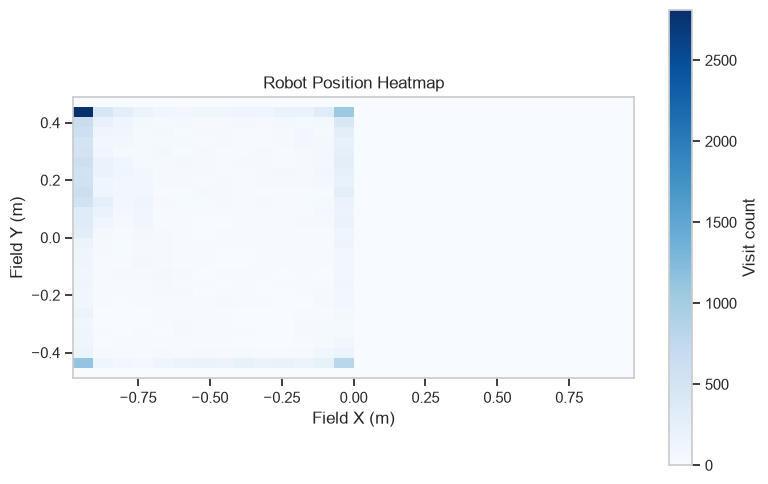
#> input picture Orion Vision/Robot_Position_Heatmap.png, 768 x 484 px
$ python -i correction.py   (imports and definitions only)   (older library calls are emulated)
#> lines starting #> are read from the running program, lines starting #| are printed output that depends on the picture; after the words box and inside, x2 and y2 are one past the last pixel; in counts of white or black regions, pixels touching at a corner belong together
### Orion Vision/ROI_voorbeeld/Main_code/result.py
"""
Gestandaardiseerd resultaat object voor elke pipeline stap.
Zo kun je in main.py altijd op dezelfde manier controleren
of een stap gelukt is.
"""

from dataclasses import dataclass, field
from typing import Any, Optional


@dataclass
class StepResult:
    """
    Resultaat van één pipeline stap.

    Gebruik:
        result = StepResult.ok(data=camera)
        result = StepResult.fail("Camera niet gevonden: ...")

        if result:          # True als success
            ...
        print(result)       # Toont status + bericht
    """

    success:  bool
    message:  str
    data:     Any = field(default=None, repr=False)
    details:  Optional[str] = None   # Technische details voor debug

    # ── Constructors ─────────────────────────────────────────

    @classmethod
    def ok(cls, message: str = "OK", data: Any = None) -> "StepResult":
        return cls(success=True, message=message, data=data)

    @classmethod
    def fail(cls, message: str, details: Optional[str] = None) -> "StepResult":
        return cls(success=False, message=message, details=details)

    # ── Helpers ──────────────────────────────────────────────

    def __bool__(self) -> bool:
        return self.success

    # [6 lines left out: function __str__, not called in this run]

### Orion Vision/ROI_voorbeeld/Main_code/components/correction.py
"""
Fisheye correctie pipeline stap.

Twee modi:
    Automatisch  - optimaliseer k1/k2 via ellips detectie (langzaam, eenmalig)
    Handmatig    - gebruik slider waarden (instant)

Na calibratie/update is correct() O(n_pixels) via cv2.remap().
Dit is de snelste mogelijke CPU methode.

Snelheidsoverzicht:
    cv2.remap()     ~ 1-3 ms voor 800x550    ← wij gebruiken dit
    cv2.undistort() ~ 5-10 ms                ← was langzamer
    GPU (CUDA)      ~ 0.1-0.3 ms             ← mogelijk later
"""

import sys
from pathlib import Path

if __package__ in (None, ""):
    project_root = Path(__file__).resolve().parents[1]
    if str(project_root) not in sys.path:
        sys.path.insert(0, str(project_root))

import numpy as np
import cv2
from scipy.optimize import minimize

from settings.config import K1_START, K2_START
from result import StepResult


class FisheyeCorrector:
    """
    Beheert fisheye correctie via remap tabellen.

    Attributen die voor main.py interessant zijn:
        corrector.k1          huidige k1 waarde
        corrector.k2          huidige k2 waarde
        corrector.calibrated  is er een geldige correctie actief?
    """

    def __init__(self):
        self.k1: float = K1_START
        self.k2: float = K2_START
        self.calibrated: bool = False

        # Intern
        self._camera_matrix     = None
        self._dist_coeffs       = None
        self._new_camera_matrix = None
        self._map1              = None
        self._map2              = None
        self._img_size          = None

    # ── Remap tabellen bouwen ────────────────────────────────

    def _build_maps(self, w: int, h: int, k1: float, k2: float) -> None:
        """
        Bouw remap-tabellen voor gegeven parameters.
        Wordt aangeroepen bij elke k1/k2 wijziging.

        Tijdsduur: ~10-50 ms (eenmalig per wijziging)
        Daarna is correct() slechts ~1-3 ms per frame.
        """
        fx = fy = w * 0.9
        cx, cy = w / 2, h / 2

        self._camera_matrix = np.array(
            [[fx,  0, cx],
             [ 0, fy, cy],
             [ 0,  0,  1]],
            dtype=np.float64
        )
        self._dist_coeffs = np.array(
            [k1, k2, 0.0, 0.0, 0.0],
            dtype=np.float64
        )
        self._new_camera_matrix, _ = cv2.getOptimalNewCameraMatrix(
            self._camera_matrix,
            self._dist_coeffs,
            (w, h), 1, (w, h)
        )
        self._map1, self._map2 = cv2.initUndistortRectifyMap(
            self._camera_matrix,
            self._dist_coeffs,
            None,
            self._new_camera_matrix,
            (w, h),
            cv2.CV_16SC2   # Integer lookup tabel = snelst
        )
        self._img_size = (w, h)

    # ── Publieke update methode ──────────────────────────────

    # [18 lines left out: function update, not called in this run]

    # ── Automatische kalibratie ──────────────────────────────

    def calibrate(self, frame: np.ndarray) -> StepResult:
        """
        Bepaal automatisch optimale k1/k2 via ellips detectie.

        Tijdsduur: 5-30 seconden (eenmalig).
        Daarna is correct() snel.
        """
        h, w = frame.shape[:2]

        print("\n[CORRECTIE] Ellipsen zoeken...")
        ellipses = self._detect_ellipses(frame)
        print(f"[CORRECTIE] {len(ellipses)} ellips(en) gevonden.")

        if len(ellipses) < 2:
            return StepResult.fail(
                message="Automatische kalibratie mislukt: te weinig ellipsen.",
                details=(
                    "Zorg dat de cirkels op het speelveld goed zichtbaar zijn.\n"
                    "Gebruik handmatige modus [S] als alternatief."
                )
            )

        for i, e in enumerate(ellipses):
            cx, cy = e['center']
            a, b   = e['axes']
            r      = e['roundness']
            print(
                f"  Ellips {i+1}: "
                f"centrum=({cx:.0f},{cy:.0f}), "
                f"assen=({a:.0f},{b:.0f}), "
                f"ronding={r:.3f}"
            )

        print("[CORRECTIE] Optimaliseren (kan 10-30 sec duren)...")

        result = minimize(
            self._score,
            x0=[self.k1, self.k2],
            args=(frame,),
            method='Nelder-Mead',
            options={'xatol': 1e-4, 'fatol': 1e-5, 'maxiter': 300}
        )

        k1_opt, k2_opt = result.x

        # Bouw remap tabellen met gevonden waarden
        self._build_maps(w, h, k1_opt, k2_opt)
        self.k1 = k1_opt
        self.k2 = k2_opt
        self.calibrated = True

        return StepResult.ok(
            message=(
                f"Automatische kalibratie geslaagd: "
                f"k1={k1_opt:.5f}, k2={k2_opt:.5f} "
                f"(score={result.fun:.5f})"
            ),
            data={'k1': k1_opt, 'k2': k2_opt, 'score': result.fun}
        )

    def reset(self, frame_size: tuple) -> StepResult:
        """Zet correctie op nul (geen distortie)."""
        return self.update(0.0, 0.0, frame_size)

    # ── Correctie toepassen (per frame, moet snel zijn) ──────

    # [16 lines left out: function correct, not called in this run]

    # ── Ellips detectie (intern) ─────────────────────────────

    def _detect_ellipses(self, frame: np.ndarray) -> list:
        gray    = cv2.cvtColor(frame, cv2.COLOR_BGR2GRAY)
        gray    = cv2.equalizeHist(gray)
        blurred = cv2.GaussianBlur(gray, (7, 7), 2)
        edges   = cv2.Canny(blurred, 20, 80)
        kernel  = cv2.getStructuringElement(cv2.MORPH_ELLIPSE, (3, 3))
        edges   = cv2.morphologyEx(edges, cv2.MORPH_CLOSE, kernel)

        contours, _ = cv2.findContours(
            edges, cv2.RETR_LIST, cv2.CHAIN_APPROX_NONE
        )

        ellipses = []
        h, w = frame.shape[:2]
        margin = 20

        for cnt in contours:
            if len(cnt) < 5:
                continue

            area = cv2.contourArea(cnt)
            if not (500 < area < 60000):
                continue

            ellipse        = cv2.fitEllipse(cnt)
            (cx, cy), (a, b), _ = ellipse

            if cx < margin or cx > w - margin:
                continue
            if cy < margin or cy > h - margin:
                continue
            if max(a, b) == 0:
                continue

            roundness = min(a, b) / max(a, b)
            if not (0.35 < roundness < 0.98):
                continue

            ellipses.append({
                'ellipse':   ellipse,
                'center':    (cx, cy),
                'axes':      (a, b),
                'roundness': roundness,
                'area':      area
            })

        ellipses.sort(key=lambda e: e['area'], reverse=True)
        return ellipses

    def _score(self, params: list, frame: np.ndarray) -> float:
        """Doelfunctie: lagere score = ronder na correctie."""
        k1, k2 = params
        h, w = frame.shape[:2]

        fx = fy = w * 0.9
        cx, cy = w / 2, h / 2
        cam_mat = np.array(
            [[fx,  0, cx],
             [ 0, fy, cy],
             [ 0,  0,  1]],
            dtype=np.float64
        )
        dist = np.array([k1, k2, 0.0, 0.0, 0.0], dtype=np.float64)
        new_mat, _ = cv2.getOptimalNewCameraMatrix(
            cam_mat, dist, (w, h), 1, (w, h)
        )
        corrected = cv2.undistort(frame, cam_mat, dist, None, new_mat)
        ellipses  = self._detect_ellipses(corrected)

        if len(ellipses) < 2:
            return 10.0

        return float(np.mean([(1.0 - e['roundness'])**2 for e in ellipses]))

    # ── Debug ────────────────────────────────────────────────

    # [18 lines left out: function draw_ellipses, not called in this run]

>>> import cv2
>>> picture = cv2.imread('../../../Robot_Position_Heatmap.png')
#> picture is the input picture: shape (484, 768, 3); mean B, G, R 250.7, 247.6, 244.3
>>> result = FisheyeCorrector().calibrate(picture)
#> in _detect_ellipses, `blurred = cv2.GaussianBlur(gray, (7, 7), 2)`:
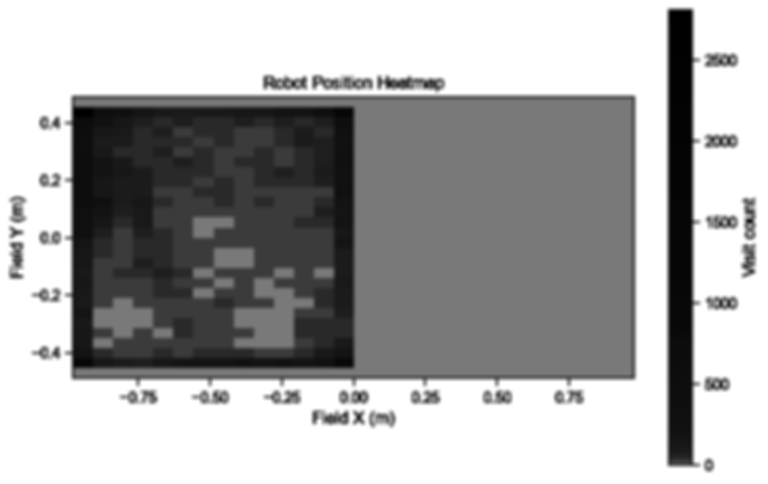
#> blurred: shape (484, 768); min 0, max 255, mean 171
#> in _detect_ellipses, `edges   = cv2.morphologyEx(edges, cv2.MORPH_CLOSE, kernel)`:
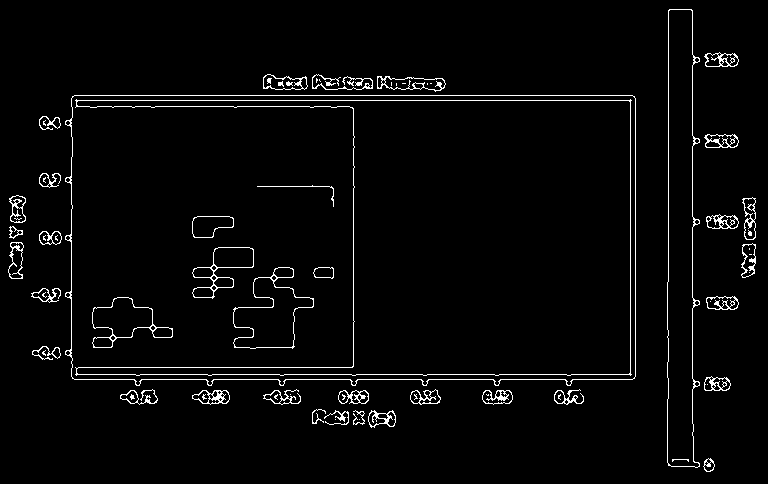
#> edges: shape (484, 768); 3% white in thin lines or dots
#> in _detect_ellipses, `contours, _ = cv2.findContours( edges, cv2.RETR_LIST, cv2.CHAIN_APPROX..`: contours = 193 contours, 83 with area under 20; largest, box (x1, y1, x2, y2) and area: (65, 95, 636, 386) 160502, (70, 95, 636, 386) 160301, (75, 99, 632, 376) 79559, (76, 100, 631, 376) 79540, (667, 9, 700, 468) 11372
#> the loop in _detect_ellipses, `for cnt in contours:` made 193 passes
#> area on passes 1, 5, 8: 56, 105, 46
#> after the loop in _detect_ellipses, `for cnt in contours:`: ellipses = 8 items
#| [CORRECTIE] 8 ellips(en) gevonden.
#> the loop in calibrate, `for i, e in enumerate(ellipses):` made 8 passes
#> (cx, cy, a, b, r) on passes 1 to 8: (271.4, 313.4, 63.59, 85.54, 0.743), (270.2, 316.6, 64.54, 75.89, 0.851), (126.2, 324.2, 49.36, 76.43, 0.646), (122.1, 317.2, 36.66, 58.37, 0.628), (222.1, 269.2, 35.73, 68.88, 0.519), (233.4, 257.1, 22.29, 46.47, 0.48), (209, 225.3, 21.35, 45.15, 0.473), (208.9, 225.3, 21.07, 44.47, 0.474)
#> (printed output is left out)
#> in _detect_ellipses (call 2), `contours, _ = cv2.findContours( edges, cv2.RETR_LIST, cv2.CHAIN_APPROX..`: contours = 142 contours, 54 with area under 20; largest, box (x1, y1, x2, y2) and area: (131, 122, 577, 353) 91512, (135, 125, 577, 352) 90530, (276, 260, 336, 319) 1755, (276, 267, 336, 319) 1645, (246, 246, 293, 283) 509
#> the loop in _detect_ellipses (call 2), `for cnt in contours:` made 142 passes
#> area on passes 2, 3, 6, 7, 8, 9, 10, 11: 117.5, 130.5, 27, 184, 30.5, 167, 200, 292.5
#> in _score, `ellipses  = self._detect_ellipses(corrected)`: ellipses = 3 items
#> in _detect_ellipses (call 3), `contours, _ = cv2.findContours( edges, cv2.RETR_LIST, cv2.CHAIN_APPROX..`: contours = 140 contours, 51 with area under 20; largest, box (x1, y1, x2, y2) and area: (143, 132, 565, 356) 79837, (149, 132, 565, 346) 79589, (586, 55, 639, 424) 8845, (586, 55, 634, 421) 8700, (336, 130, 427, 142) 647
#> in _detect_ellipses (call 4), `contours, _ = cv2.findContours( edges, cv2.RETR_LIST, cv2.CHAIN_APPROX..`: contours = 146 contours, 59 with area under 20; largest, box (x1, y1, x2, y2) and area: (600, 44, 653, 434) 9744, (600, 44, 653, 434) 9632, (275, 260, 336, 320) 1772, (275, 267, 336, 320) 1658, (159, 284, 230, 325) 1184
#> in _detect_ellipses (call 5), `contours, _ = cv2.findContours( edges, cv2.RETR_LIST, cv2.CHAIN_APPROX..`: contours = 153 contours, 66 with area under 20; largest, box (x1, y1, x2, y2) and area: (270, 261, 333, 323) 1950, (270, 268, 333, 323) 1817, (149, 285, 221, 329) 1186, (149, 285, 206, 320) 1144, (238, 246, 287, 286) 818
#> in _detect_ellipses (call 6), `edges   = cv2.morphologyEx(edges, cv2.MORPH_CLOSE, kernel)`:
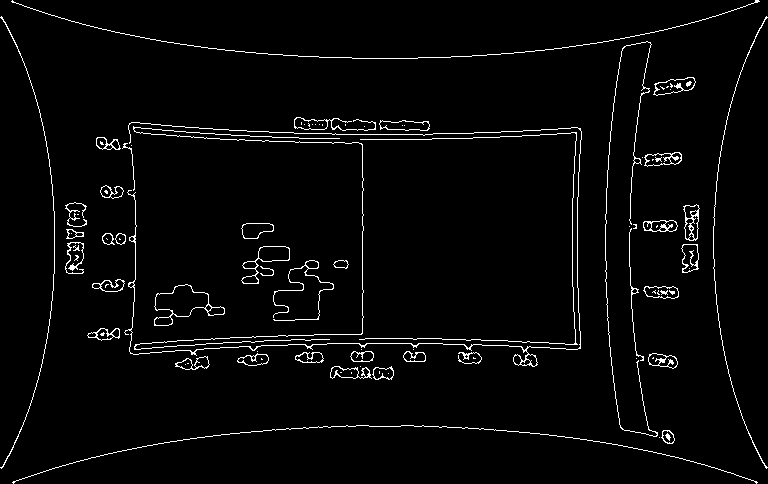
#> edges: shape (484, 768); 3% white in thin lines or dots
#> in _detect_ellipses (call 6), `contours, _ = cv2.findContours( edges, cv2.RETR_LIST, cv2.CHAIN_APPROX..`: contours = 159 contours, 66 with area under 20; largest, box (x1, y1, x2, y2) and area: (154, 284, 225, 326) 1378, (154, 284, 209, 317) 1079, (241, 246, 290, 284) 632, (653, 77, 696, 96) 472, (683, 204, 700, 241) 437
#> the loop in _detect_ellipses (call 6), `for cnt in contours:` made 159 passes
#> area on passes 3, 4, 10: 112, 128, 180
#> after the loop in _detect_ellipses (call 6), `for cnt in contours:`: ellipses = 3 items
#> in _detect_ellipses (call 7), `edges   = cv2.morphologyEx(edges, cv2.MORPH_CLOSE, kernel)`:
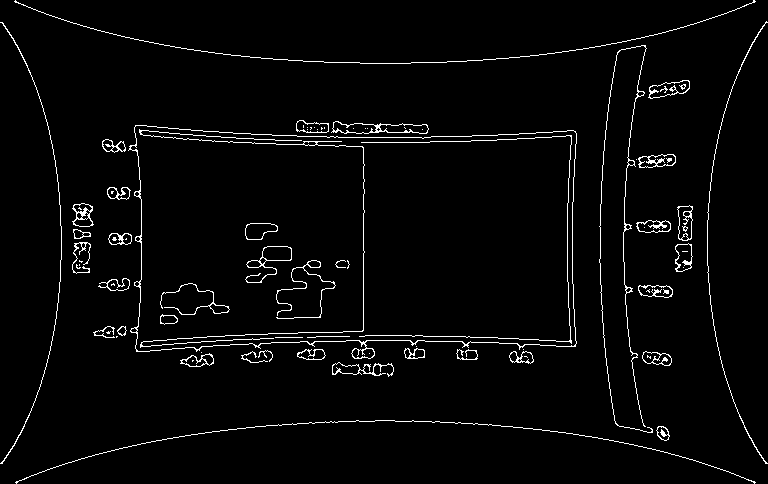
#> edges: shape (484, 768); 3% white in thin lines or dots
#> in _detect_ellipses (call 7), `contours, _ = cv2.findContours( edges, cv2.RETR_LIST, cv2.CHAIN_APPROX..`: contours = 147 contours, 63 with area under 20; largest, box (x1, y1, x2, y2) and area: (128, 125, 577, 359) 91432, (130, 125, 577, 352) 91038, (331, 121, 429, 134) 766, (245, 246, 292, 283) 521, (648, 80, 690, 99) 464
#> the loop in _detect_ellipses (call 7), `for cnt in contours:` made 147 passes
#> area on passes 1, 2, 4, 5, 9, 11, 12, 14: 97.5, 130.5, 209.5, 269.5, 143.5, 75.5, 128.5, 258.5
#> after the loop in _detect_ellipses (call 7), `for cnt in contours:`: ellipses = 1 item
#> in _score (call 7), `corrected = cv2.undistort(frame, cam_mat, dist, None, new_mat)`:
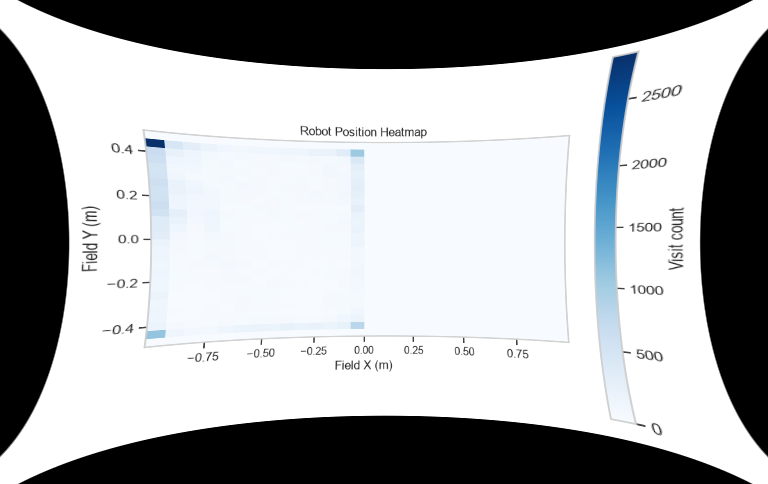
#> corrected: shape (484, 768, 3); mean B, G, R 174.1, 172.2, 170.1
#> in _detect_ellipses (call 8), `blurred = cv2.GaussianBlur(gray, (7, 7), 2)`:
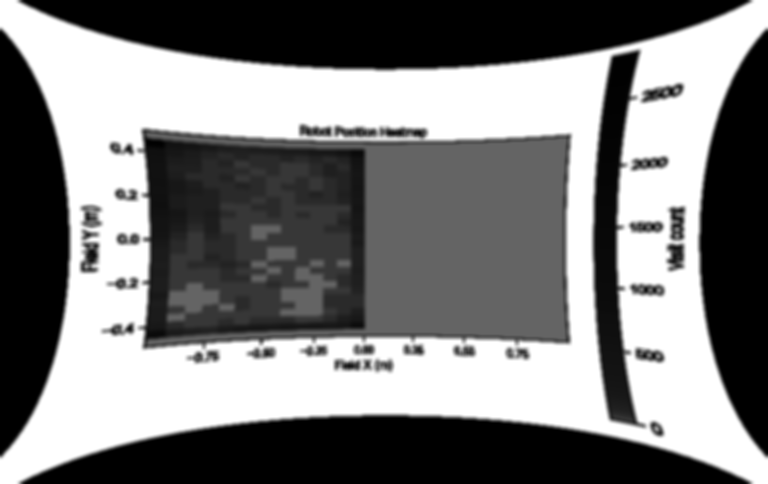
#> blurred: shape (484, 768); min 0, max 255, mean 124.6
#> in _detect_ellipses (call 8), `edges   = cv2.morphologyEx(edges, cv2.MORPH_CLOSE, kernel)`:
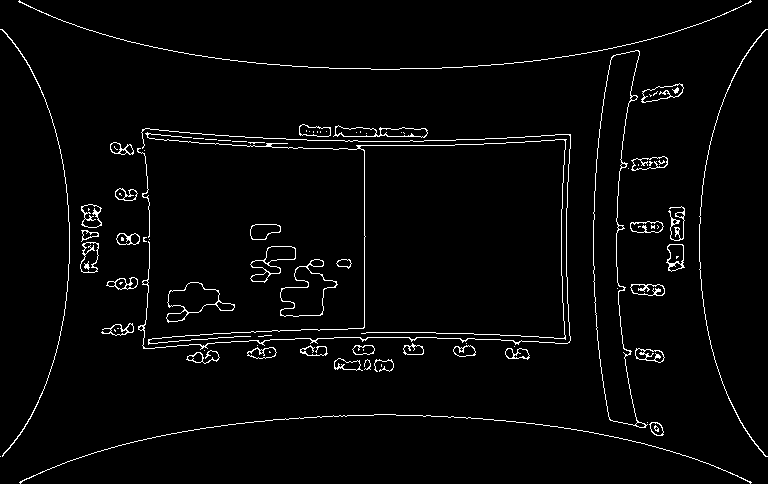
#> edges: shape (484, 768); 2.8% white in thin lines or dots
#> in _detect_ellipses (call 8), `contours, _ = cv2.findContours( edges, cv2.RETR_LIST, cv2.CHAIN_APPROX..`: contours = 149 contours, 62 with area under 20; largest, box (x1, y1, x2, y2) and area: (593, 50, 648, 428) 9280, (593, 50, 640, 426) 9137, (280, 259, 338, 317) 1668, (280, 266, 337, 317) 1548, (166, 282, 235, 323) 1275
#> the loop in _detect_ellipses (call 8), `for cnt in contours:` made 149 passes
#> area on passes 4, 5, 6, 8, 12, 13, 14, 16: 118.5, 35, 134, 22, 189.5, 211.5, 96, 158.5
#> after the loop in _detect_ellipses (call 8), `for cnt in contours:`: ellipses = 5 items
#> in _detect_ellipses (call 9), `contours, _ = cv2.findContours( edges, cv2.RETR_LIST, cv2.CHAIN_APPROX..`: contours = 148 contours, 58 with area under 20; largest, box (x1, y1, x2, y2) and area: (280, 259, 338, 317) 1636, (280, 266, 338, 317) 1522, (251, 246, 296, 282) 676, (81, 242, 100, 273) 414, (667, 207, 684, 241) 405
#> in _detect_ellipses (call 10), `contours, _ = cv2.findContours( edges, cv2.RETR_LIST, cv2.CHAIN_APPROX..`: contours = 154 contours, 65 with area under 20; largest, box (x1, y1, x2, y2) and area: (276, 260, 336, 319) 1768, (276, 267, 336, 319) 1647, (160, 283, 230, 325) 1182, (162, 283, 215, 315) 1026, (247, 246, 293, 283) 716
#> in _detect_ellipses (call 11), `contours, _ = cv2.findContours( edges, cv2.RETR_LIST, cv2.CHAIN_APPROX..`: contours = 141 contours, 58 with area under 20; largest, box (x1, y1, x2, y2) and area: (277, 260, 336, 318) 1722, (277, 267, 336, 318) 1609, (333, 123, 429, 135) 750, (248, 246, 294, 283) 741, (645, 81, 688, 101) 472
